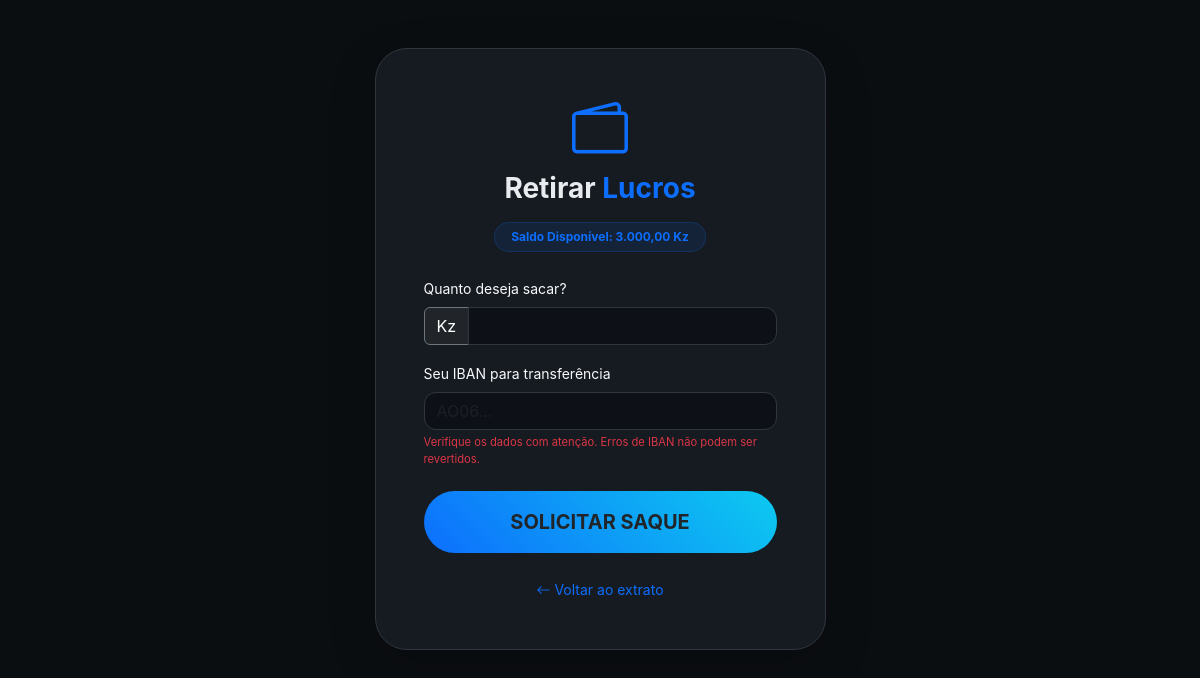
The app's page /home/sacar/ (signed in), older data.
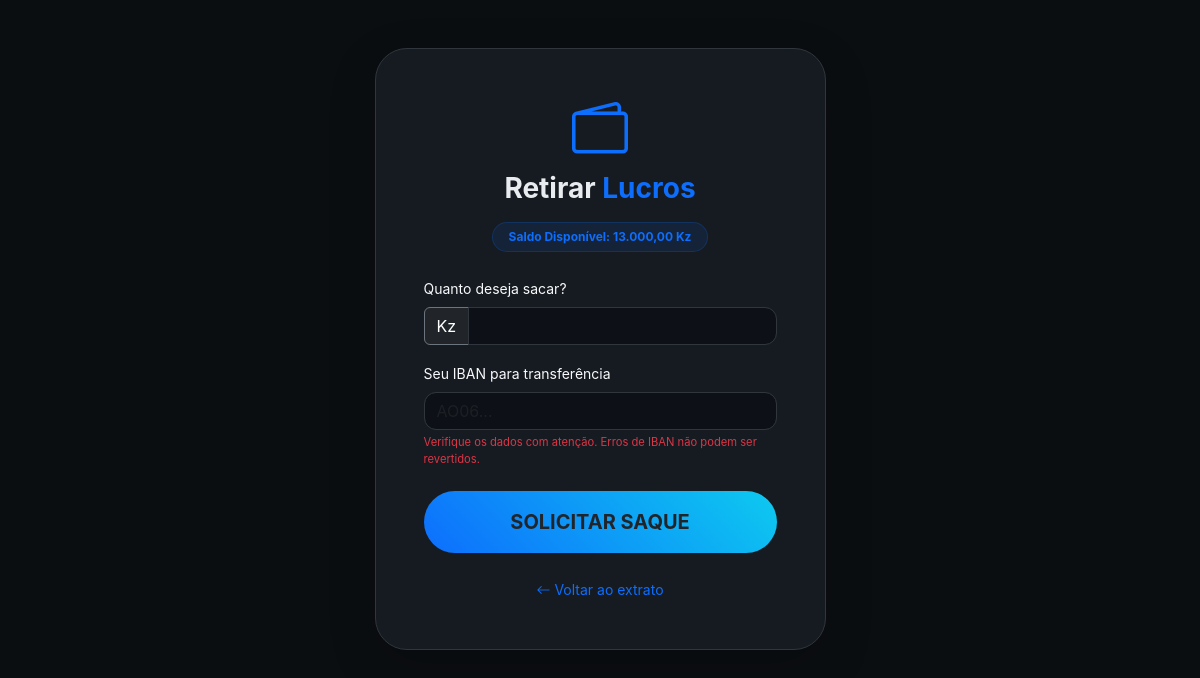
The same page, newer data.
### app/models.py (models this page shows, shortened)
class userModel(base.Model, UserMixin):
    __tablename__ = 'users' # Nome explícito da tabela
    id = base.Column(base.Integer, primary_key=True)
    nome = base.Column(base.String, nullable=True)
    sobrenome = base.Column(base.String, nullable=True)
    email = base.Column(base.String, unique=True, nullable=True)
    senha = base.Column(base.String, nullable=True)
    telefone = base.Column(base.String, nullable=True)
    data = base.Column(base.DateTime, default=datetime.utcnow)
    balance = base.Column(base.Float, default=1000.0)  # Saldo inicial para novos usuários
    avatar = base.Column(base.String, default='default.png')  # Imagem de perfil padrão
    motor_id = base.Column(base.Integer, base.ForeignKey('motors.id'), default=0)
    investimentos = base.relationship('investmentModel', backref='investidor', lazy=True)
    depositos = base.relationship('depositModel', backref='user_ref', lazy=True)
    saques = base.relationship('withdrawModel', backref='beneficiario', lazy=True)
    vendas = base.relationship('saleModel', backref='comprador', lazy=True)
    historico_motores = base.relationship('motorUpgradeModel', backref='investidor', lazy=True)
    pix = base.relationship('pixModel', backref='cliente', lazy=True)

### app/routes.py (the view, shortened to what this page needs)
@aplication.route('/home/sacar/', methods=['GET', 'POST'])
@login_required
def sacar():
    form = saqueForm()
    return render_template('sacar.html', form=form)

### app/forms.py (shortened to what this page needs)
class saqueForm(FlaskForm):
    amount = FloatField('Valor do Saque (Kz)', validators=[
        DataRequired(message="Informe o valor"),
        NumberRange(min=2000, message="O saque mínimo é de 2000 Kz")
    ])
    iban = StringField('IBAN para Recebimento', validators=[DataRequired(message="O IBAN é obrigatório")])
    btn = SubmitField('SOLICITAR SAQUE')

### app/__init__.py (called while the page is built)
@Login_manager.user_loader
def load_user(session_id):
    if not session_id:
        return None
    try:
        prefix, user_id = session_id.split("_", 1)
        user_id = int(user_id) # Converte a parte do número para inteiro
        if prefix == "user":
            return userModel.query.get(user_id)
        elif prefix == "admin":
            return admiModel.query.get(user_id)
    except (ValueError, AttributeError):
        return None
    return None

def format_currency(value):
    if value is None:
        return "0,00"
    formatted = "{:,.2f}".format(float(value))
    return formatted.replace(",", "X").replace(".", ",").replace("X", ".")

### app/templates/sacar.html (shortened to what this page needs)
<!doctype html>
<html lang="pt-br">
<head>
    <link href="https://cdn.jsdelivr.net/npm/bootstrap@5.3.0/dist/css/bootstrap.min.css" rel="stylesheet">
    <link rel="stylesheet" href="https://cdn.jsdelivr.net/npm/bootstrap-icons@1.11.0/font/bootstrap-icons.css">
</head>
<body>
    <div class="container py-5">
        <div class="row justify-content-center">
            <div class="col-12 col-md-6 col-lg-5">
                <div class="withdraw-card p-4 p-md-5 shadow-lg">
                    <div class="text-center mb-4">
                        <i class="bi bi-wallet2 text-primary display-4"></i>
                        <h3 class="fw-bold mt-2">Retirar <span class="text-primary">Lucros</span></h3>
                        <div class="badge balance-badge rounded-pill px-3 py-2 mt-2">
                            Saldo Disponível: {{ current_user.balance | format_currency }} Kz
                        </div>
                    </div>
                    <form action="" method="POST">
                        <div class="mb-3">
                            <label class="form-label small text-light">Quanto deseja sacar?</label>
                            <div class="input-group">
                                <span class="input-group-text bg-dark border-secondary text-white">Kz</span>
                                {{ form.amount(class="form-control", step="1000", min="2000", type="number",
                                required=True) }}
                            </div>
                        </div>
                        <div class="mb-4">
                            <label class="form-label small text-light">Seu IBAN para transferência</label>
                            {{ form.iban(class="form-control", placeholder="AO06...", required=True) }}
                            <div class="form-text text-danger" style="font-size: 0.7rem;">Verifique os dados com
                                atenção.
                                Erros de IBAN não podem ser revertidos.</div>
                        </div>
                        {{form.btn(class="btn btn-withdraw btn-lg w-100 rounded-pill py-3 text-ligth")}}
                    </form>
                    <div class="mt-4 text-center">
                        <a href="{{url_for('extrato')}}" class="text-primary small text-decoration-none">
                            <i class="bi bi-arrow-left"></i> Voltar ao extrato
                        </a>
                    </div>
                </div>
            </div>
        </div>
    </div>
</body>
</html>

Row changes from the older to the newer data that the page shows:
changed userModel: balance "3.000,00" → "13.000,00"
